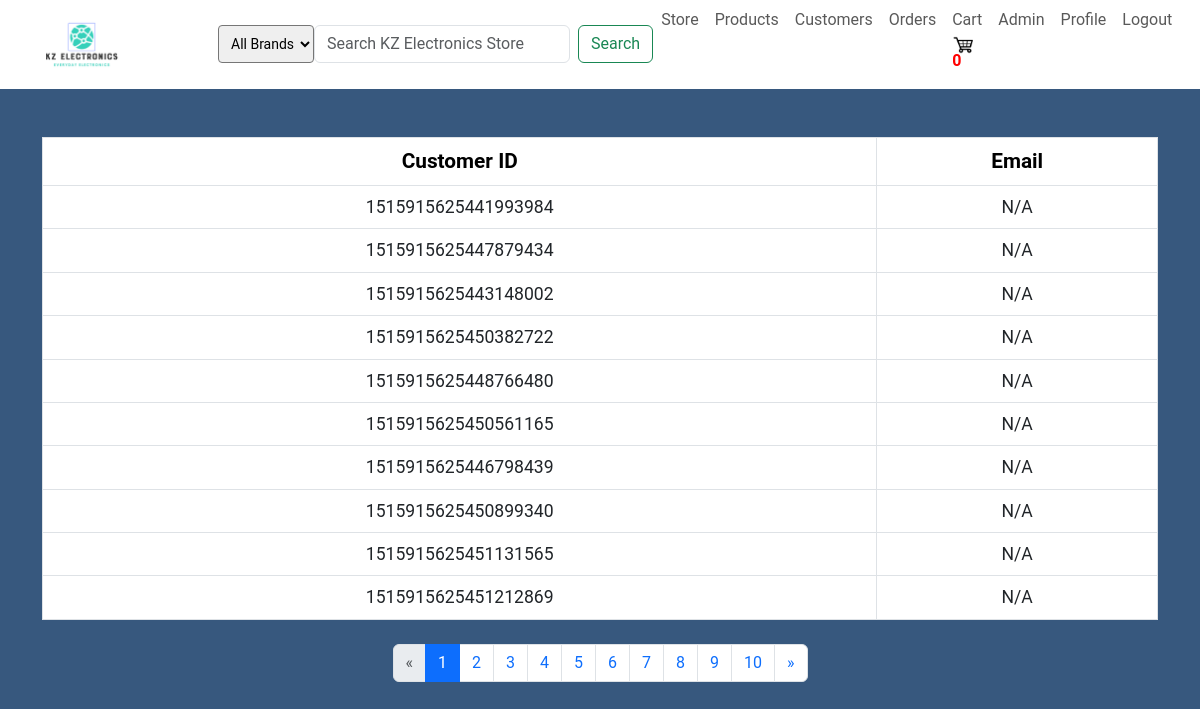
The app's page /customer/ (signed in) with its own data.
### ShopApp/models.py (models this page shows, shortened)
class Customer(models.Model):
    user = models.OneToOneField(User,
                                null=True,
                                blank=True,
                                on_delete=models.CASCADE)
    customer_id = models.CharField(max_length=200, null=True, blank=True)

### ShopApp/views.py (the view)
# urls.py: path('customer/', views.customer, name='customer'),
@login_required(login_url='index')
def customer(request):
    data = cartData(request)
    cartItems = data['cartItems']
    customers = Customer.objects.all().order_by('id')
    paginator = Paginator(customers, 10)
    page_number = request.GET.get('page', 1)
    page_list = paginator.page(page_number)
    try:
        page_list = paginator.page(page_number)
    except PageNotAnInteger:
        page_list = paginator.page(1)
    except EmptyPage:
        page_list = paginator.page(paginator.num_pages)
    context = {
        'page_list': page_list,
        'range': range(1, 11),
        'cartItems': cartItems
    }
    return render(request, 'ShopApp/customer.html', context)

### ShopApp/models.py (called while the page is built)
    @property
    def get_cart_items(self):
        orderitems = self.orderitem_set.all()
        total = sum([item.quantity for item in orderitems])
        return total

### ShopApp/utils.py (called while the page is built)
def cartData(request):
    if request.user.is_authenticated:
        customer = request.user.customer
        order, created = Order.objects.get_or_create(customer_ref=customer,
                                                     complete=False)
        items = order.orderitem_set.all()
        cartItems = order.get_cart_items
    else:
        cookieData = cookieCart(request)
        cartItems = cookieData['cartItems']
        order = cookieData['order']
        items = cookieData['items']
    return {'cartItems': cartItems, 'order': order, 'items': items}

### ShopApp/templates/ShopApp/customer.html (shortened to what this page needs)
{% extends "base(extend)/main.html" %}
{% load static %}
{% block content %}
    <div class="container">
        <table class="table table-bordered mt-5 mb-4">
            <thead>
                <tr>
                    <th>Customer ID</th>
                    <th>Email</th>
                </tr>
            </thead>
            <tbody>
                {% for customer in page_list %}
                    <tr>
                        <td>{{ customer.customer_id }}</td>
                        <td>{{ customer.user.email }}</td>
                    </tr>
                {% endfor %}
            </tbody>
        </table>
        {% if page_list.has_other_pages %}
            <ul class="pagination justify-content-center">
                {% if page_list.has_previous %}
                    <li class="page-item">
                        <a class="page-link" href="?page={{ page_list.previous_page_number }}">&laquo;</a>
                    </li>
                {% else %}
                    <li class="disabled page-item">
                        <span class="page-link">&laquo;</span>
                    </li>
                {% endif %}
                {% for i in range %}
                    {% if page_list.number == i %}
                        <li class="page-item active">
                            <span class="page-link">
                                {{ i }} <span class="visually-hidden">(current)</span>
                            </span>
                        </li>
                    {% else %}
                        <li class="page-item">
                            <a class="page-link" href="?page={{ i }}">{{ i }}</a>
                        </li>
                    {% endif %}
                {% endfor %}
                {% if page_list.has_next %}
                    <li class="page-item">
                        <a class="page-link" href="?page={{ page_list.next_page_number }}">&raquo;</a>
                    </li>
                {% else %}
                    <li class="disabled page-item">
                        <span class="page-link">&raquo;</span>
                    </li>
                {% endif %}
            </ul>
        {% endif %}
    </div>
{% endblock content %}

### ShopApp/static/ShopApp/styles/style.css (style rules this page uses)
a { text-decoration: none !important; color: #fff; }
body { background-color: #37587e; font-family: "Roboto", sans-serif; font-size: 16px; color: #fff; line-height: 1.5; margin: 0; }
table { border-collapse: collapse !important; width: 100%; color: #fff !important; font-size: 1.1rem !important; }
td { text-align: center; padding: 8px; }
th { text-align: center; padding: 8px; font-weight: 700; font-size: 1.3rem !important; color: #000 !important; }
tr:nth-child(even) { background-color: #209dd8; color: #000; }

### records on screen
Customer: customer_id "1515915625441993984", user.email "N/A"
Customer: customer_id "1515915625447879434", user.email "N/A"
Customer: customer_id "1515915625443148002", user.email "N/A"
Customer: customer_id "1515915625450382722", user.email "N/A"
Customer: customer_id "1515915625448766480", user.email "N/A"
Customer: customer_id "1515915625450561165", user.email "N/A"
Customer: customer_id "1515915625446798439", user.email "N/A"
Customer: customer_id "1515915625450899340", user.email "N/A"
Customer: customer_id "1515915625451131565", user.email "N/A"
Customer: customer_id "1515915625451212869", user.email "N/A"

### other values on screen
{{ cartItems }} "0"
{{ i }} "1"
{{ i }} "2" "3" "4" "5" "6" "7" "8" "9" "10"
